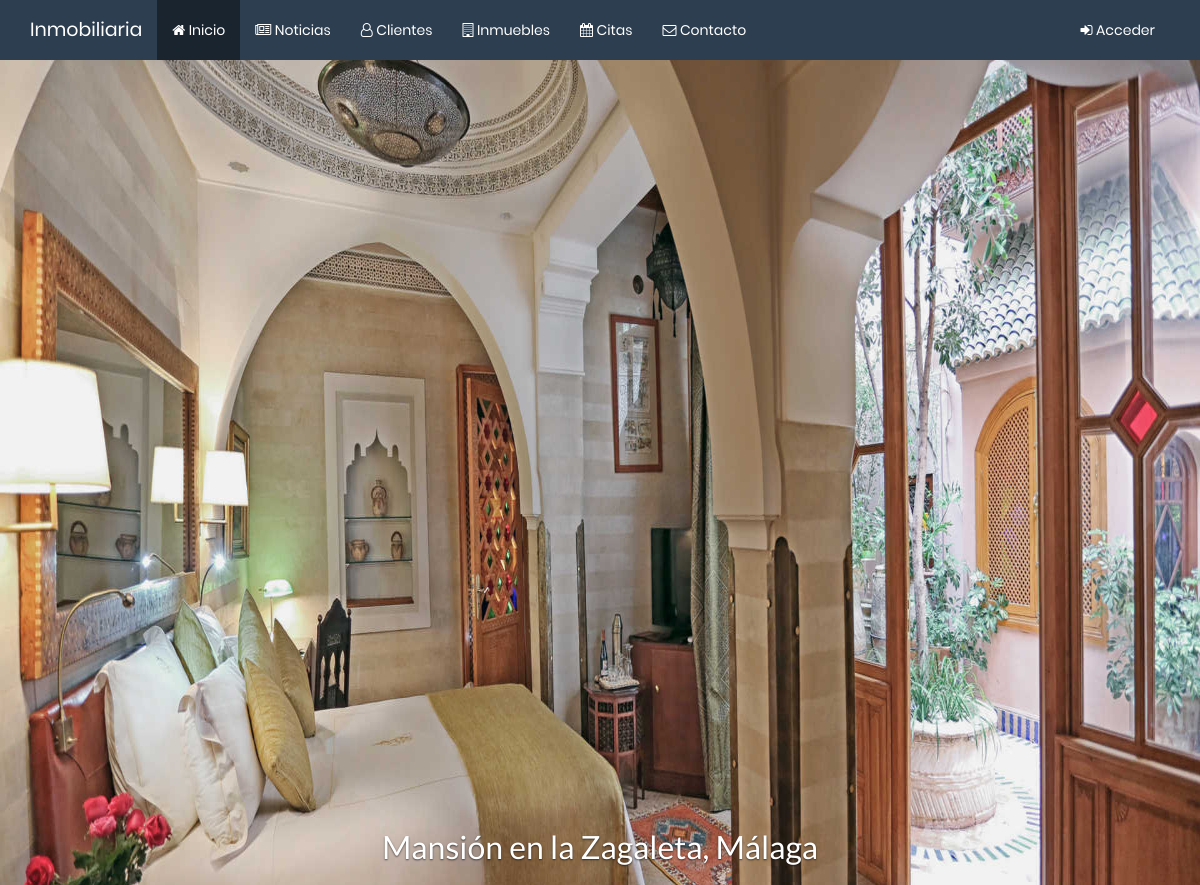
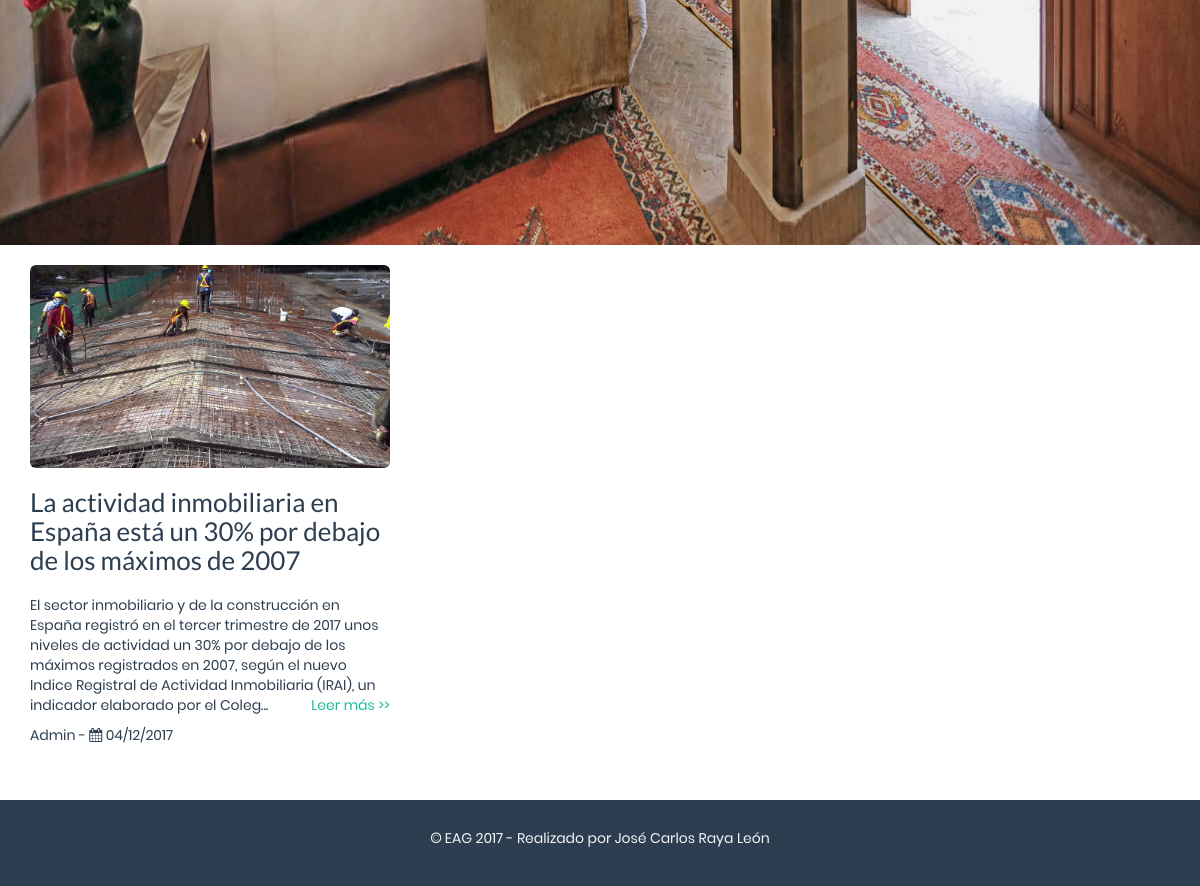
The page / on the database its author committed (2 pictures, top to bottom).
### tables this page shows
CREATE TABLE `noticias` (
  `id` bigint(20) UNSIGNED NOT NULL,
  `titular` varchar(100) NOT NULL,
  `contenido` varchar(1500) NOT NULL,
  `imagen` varchar(50) NOT NULL,
  `fecha` date NOT NULL
);

### funciones.php (the view, shortened to what this page needs)
<?php
function menu ($pag = 1)
{
    ?>
    <div class="navbar navbar-default navbar-fixed-top menu">
        <div class="container">
            <div class="navbar-header">
                <a class="navbar-brand" href=".">Inmobiliaria</a>
            </div>
            <nav class="navbar-collapse collapse" id="menu">
                <div class="container-fluid">
                    <ul class="nav navbar-nav ">
                       <?php
                        if($pag == 1){
                            ?>
                            <li class="active"><a href="index.php"><i class="fa fa-home"></i> Inicio</a></li>
                            <li><a href="php/noticias/noticias.php"><i class="fa fa-newspaper-o"></i> Noticias</a></li>
                            <li><a href="php/clientes/clientes.php"><i class="fa fa-user-o"></i> Clientes</a></li>
                            <li><a href="php/inmuebles/inmuebles.php"><i class="fa fa-building-o"></i> Inmuebles</a></li>
                            <li><a href="php/citas/citas.php"><i class="fa fa-calendar"></i> Citas</a></li>
                            <li><a href="php/contacto/contacto.php"><i class="fa fa-envelope-o"></i> Contacto</a></li>
                            <?php
                        }
                        ?>
                    </ul>
                    <ul class="nav navbar-nav navbar-right">
                        <li><a href="#"><i class="fa fa-sign-in"></i> Acceder</a></li>
                    </ul>
                </div>
            </nav>
        </div>
    </div>
    <?php
}
?>
    <?php
function footer ()
{
    ?>
        <footer class="text-center footer navbar-fixed-bottom">
            <p><strong>&copy;</strong> EAG 2017 - Realizado por José Carlos Raya León</p>
        </footer>
        <?php
}
?>
        <?php
function img_random ()
{
    $imagen = db_query("select direccion, imagen from inmuebles");
    $imagenes = array();
    while($fila = mysqli_fetch_array($imagen)){
        $imagenes[] = $fila['imagen'];
        $direcciones[] = $fila['direccion'];
    }
    $aleatorio = rand(0, (count($imagenes) - 1));
?>
            <img class="img-responsive center-block" src="img/inmuebles/<?php echo $imagenes[$aleatorio]; ?>" alt="">
            <div class="carousel-caption">
                <h2><?php echo $direcciones[$aleatorio] ?></h2>
            </div>
            <?php
}
?>
<?php
function ult_noticias(){
    ?>
    <div class="container-fluid">
        <div class="row">
            <?php
    $fecha = date('Y-m-d');
    $noticias = db_query("select * from noticias where fecha <= '$fecha' order by fecha DESC limit 3");
    while($fila = mysqli_fetch_array($noticias)){
        ?>
                <div class="col-xs-12 col-sm-12 col-md-4 noticia">
                    <img class="img-responsive img-rounded" src="img/noticias/<?php echo $fila['imagen'] ?>" alt="" width="100%" height="300px">
                    <br>
                    <div class="row">
                        <div class="col-xs-12">
                              <span class="h3">
                                 <?php echo $fila['titular']; ?>
                              </span>
                        </div>
                    </div>
                    <br>
                    <div class="row">
                       <div class="col-xs-12">
                           <p>
                        <?php echo substr($fila['contenido'], 0, 280)."...";?> <span class="pull-right"><a href="php/noticias/noticia.php?id=<?php echo $fila['id'] ?>">Leer más >></a></span></p>
                       </div>
                    </div>
                    <div class="row">
                        <div class="col-xs-12">
                            <span class="pull-left">Admin - <i class="fa fa-calendar"></i> <?php $fecha = strtotime($fila['fecha']); echo date('d/m/Y', $fecha) ?></span>
                        </div>
                    </div>
                </div>
                <?php
    }
?>
        </div>
    </div>
    <?php
}
function db_connect() {
    static $conexion;
    if(!isset($connection)) {
        $conexion = mysqli_connect('localhost', 'root', '', 'inmobiliaria');
    }
    mysqli_set_charset($conexion, 'utf8');
    return $conexion;
}
function db_query($consulta) {
    $conexion = db_connect();
    $resultado = mysqli_query($conexion, $consulta);
    if($resultado === false) {
        echo db_error();
    } else {
        return $resultado;
    }
}
?>

### css/main.css (style rules this page uses)
html { position: relative; min-height: 100%; }
body { padding-top: 50px; padding-bottom: 120px; font-family: 'Poppins', sans-serif; font-size: 14px; }
img { display: inline-block; }
.footer { position: absolute; bottom: 0; width: 100%; line-height: 60px; background-color: #2c3e50; color: #f5f5f5; padding: 8px; }
.carousel-caption h2 { color: #fff !important; position: relative; margin-bottom: 30%; }
.row { overflow: hidden; }
div.item .img-responsive { width: 100%; height: 1080px; }

### rows shown on the page
noticias: imagen (picture), titular "La actividad inmobiliaria en España está un 30% por debajo de los máximos de 2007", contenido "El sector inmobiliario y de la construcción en España registró en el tercer trimestre de 2017 unos niveles de actividad un 30% por debajo de los máximos registrados en 2007, según el nuevo Indice Registral de Actividad Inmobiliaria (IRAI), un indicador elaborado por el Coleg", fecha "04/12/2017"

### other values the page prints
$direcciones[$aleatorio] "Mansión en la Zagaleta, Málaga"
